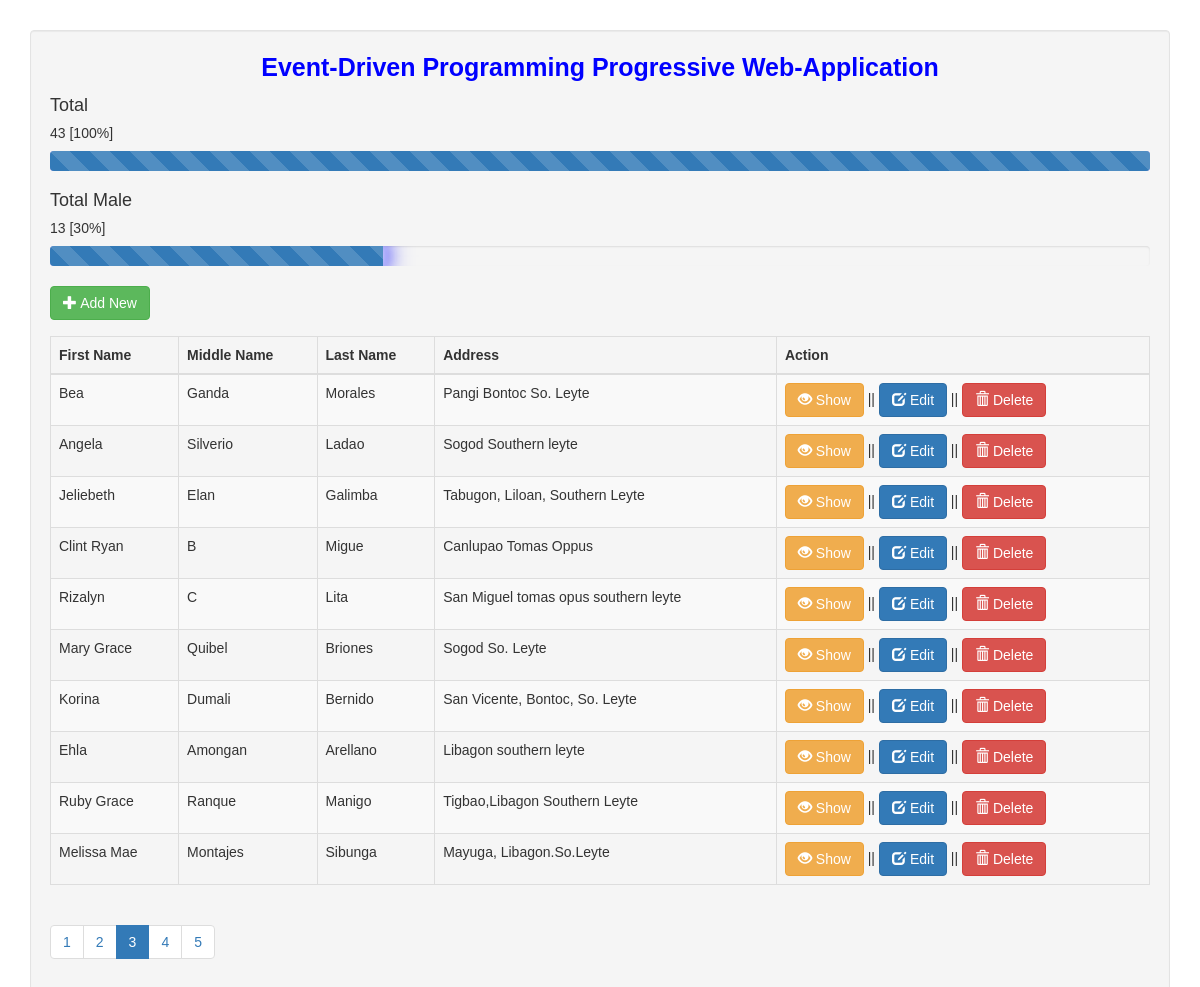
The page /index.php?page=3 on the database its author committed.
### tables this page shows
CREATE TABLE `user` (
  `userid` int(11) NOT NULL,
  `firstname` varchar(30) NOT NULL,
  `middlename` varchar(255) NOT NULL,
  `lastname` varchar(30) NOT NULL,
  `birthdate` varchar(255) NOT NULL,
  `age` int(2) NOT NULL,
  `address` varchar(100) NOT NULL,
  `contact_no` bigint(12) NOT NULL,
  `civil_stat` varchar(255) NOT NULL,
  `gender` varchar(12) NOT NULL,
  `education_level` varchar(255) NOT NULL
);

### fetch.php (called while the page is built, shortened)
<?php
include('conn.php');
$total_users_query = mysqli_query($conn, "SELECT COUNT(*) as total_users FROM `user`");
$total_users_data = mysqli_fetch_assoc($total_users_query);
$total_users = $total_users_data['total_users'];
$male_users_query = mysqli_query($conn, "SELECT COUNT(*) as male_users FROM `user` WHERE gender = 'Male'");
$male_users_data = mysqli_fetch_assoc($male_users_query);
$male_users = $male_users_data['male_users'];
?>

### index.php (shortened to what this page needs)
<?php
include('fetch.php');
?>
<!DOCTYPE html>
<html lang="en">
<head>
    <link rel="stylesheet" href="https://maxcdn.bootstrapcdn.com/bootstrap/3.3.6/css/bootstrap.min.css" />
    <link rel="stylesheet" href="style.css">
    <link rel="stylesheet" href="https://cdnjs.cloudflare.com/ajax/libs/animate.css/4.1.1/animate.min.css"/>
</head>
<body>
    <div class="container">
        <div style="height:30px;"></div>
        <div class="well" style="margin:auto; padding:auto; width:auto;">
            <span style="font-size:25px; color:blue">
                <center class="animate__animated animate__pulse animate__infinite infinite">
                    <strong>Event-Driven Programming Progressive Web-Application</strong>
                </center>
            </span>
					<div class="card-columns">
						<div class="card">
							<div class="card-header"><h4>Total</h4></div>
							<div class="card-body">
								<h5 class="card-title"><?php echo $total_users; ?> [<?php echo round(($total_users / $total_users) * 100) . '%'; ?>]	</h5>
								<div class="progress">
									<div class="progress-bar bg-success progress-bar-striped animated glow rounded-pill" role="progressbar" style="width: <?php echo ($total_users / $total_users) * 100; ?>%" aria-valuenow="<?php echo ($total_users / $total_users) * 100; ?>" aria-valuemin="0" aria-valuemax="100"></div>
								</div>
							</div>
						</div>
						<div class="card">
							<div class="card-header"><h4>Total Male</h4></div>
							<div class="card-body">
								<h5 class="card-title"><?php echo $male_users; ?> [<?php echo round(($male_users / $total_users) * 100) . '%'; ?>]</h5>
								<div class="progress">
									<div class="progress-bar bg-success progress-bar-striped animated glow rounded-pill" role="progressbar" style="width: <?php echo ($male_users / $total_users) * 100; ?>%" aria-valuenow="<?php echo ($male_users / $total_users) * 100; ?>" aria-valuemin="0" aria-valuemax="100"></div>
								</div>
							</div>
						</div>
					</div>
			<span class="pull-left animate__animated animate__bounce">
                <a href="#addnew" data-toggle="modal" class="btn btn-success">
                    <span class="glyphicon glyphicon-plus"></span> Add New
                </a>
            </span>
            <div style="height:50px;"></div>
            <table class="table table-striped table-bordered table-hover">
                <thead>
                    <th>First Name</th>
                    <th>Middle Name</th>
                    <th>Last Name</th>
                    <th>Address</th>
                    <th>Action</th>
                </thead>
                <tbody>
                <?php
                    include('conn.php');
                    $limit = 10;
                    $page = isset($_GET['page']) ? $_GET['page'] : 1;
                    $start = ($page - 1) * $limit;
                    $query = mysqli_query($conn, "SELECT * FROM `user` LIMIT $start, $limit");
                    while ($row = mysqli_fetch_array($query)) {
                        ?>
                        <tr>
                            <td><?php echo ucwords($row['firstname']); ?></td>
                            <td><?php echo ucwords($row['middlename']); ?></td>
                            <td><?php echo ucwords($row['lastname']); ?></td>
                            <td><?php echo $row['address']; ?></td>
                            <td>
                                <a href="#show_info<?php echo $row['userid']; ?>" data-toggle="modal" class="btn btn-warning">
                                    <span class="glyphicon glyphicon-eye-open animate__animated animate__rubberBand animate__infinite infinite"></span> Show
                                </a> ||
                                <a href="#edit<?php echo $row['userid']; ?>" data-toggle="modal" class="btn btn-primary animate__animated animate__jackInTheBox btn-edit">
                                    <span class="glyphicon glyphicon-edit animate__animated animate__swing animate__infinite infinite"></span> Edit
                                </a> ||
                                <a href="#del<?php echo $row['userid']; ?>" data-toggle="modal" class="btn btn-danger animate__animated animate__headShake animate__infinite infinite">
                                    <span class="glyphicon glyphicon-trash"></span> Delete
                                </a>
                            </td>
                        </tr>
                        <?php
                    }
                ?>
                </tbody>
            </table>
            <ul class="pagination">
                <?php
                    $result_db = mysqli_query($conn, "SELECT COUNT(userid) FROM user");
                    $row_db = mysqli_fetch_row($result_db);
                    $total_records = $row_db[0];
                    $total_pages = ceil($total_records / $limit);
                    for ($i = 1; $i <= $total_pages; $i++) {
                        $active = ($i == $page) ? "active" : "";
                        echo "<li class='page-item $active'><a class='page-link' href='index.php?page=" . $i . "'>" . $i . "</a></li>";
                    }
                ?>
            </ul>
        </div>
    </div>
</body>
</html>

### style.css (style rules this page uses)
body { font-family: 'Poppins', sans-serif; }

### index.php (style rules this page uses)
.progress-bar-striped.animated { background-size: 40px 40px; animation: moveStripes 1s linear infinite; }
.glow { box-shadow: 0 0 10px , 0 0 20px #0000ff, 0 0 30px #0000ff; }

### rows shown on the page
user: firstname "Bea", middlename "Ganda", lastname "Morales", address "Pangi Bontoc So. Leyte"
user: firstname "Angela", middlename "Silverio", lastname "Ladao", address "Sogod Southern leyte"
user: firstname "Jeliebeth", middlename "Elan", lastname "Galimba", address "Tabugon, Liloan, Southern Leyte"
user: firstname "Clint Ryan", middlename "B", lastname "Migue", address "Canlupao Tomas Oppus"
user: firstname "Rizalyn", middlename "C", lastname "Lita", address "San Miguel tomas opus southern leyte"
user: firstname "Mary Grace", middlename "Quibel", lastname "Briones", address "Sogod So. Leyte"
user: firstname "Korina", middlename "Dumali", lastname "Bernido", address "San Vicente, Bontoc, So. Leyte"
user: firstname "Ehla", middlename "Amongan", lastname "Arellano", address "Libagon southern leyte"
user: firstname "Ruby Grace", middlename "Ranque", lastname "Manigo", address "Tigbao,Libagon Southern Leyte"
user: firstname "Melissa Mae", middlename "Montajes", lastname "Sibunga", address "Mayuga, Libagon.So.Leyte"

### other values the page prints
$total_users "43"
$male_users "13"
